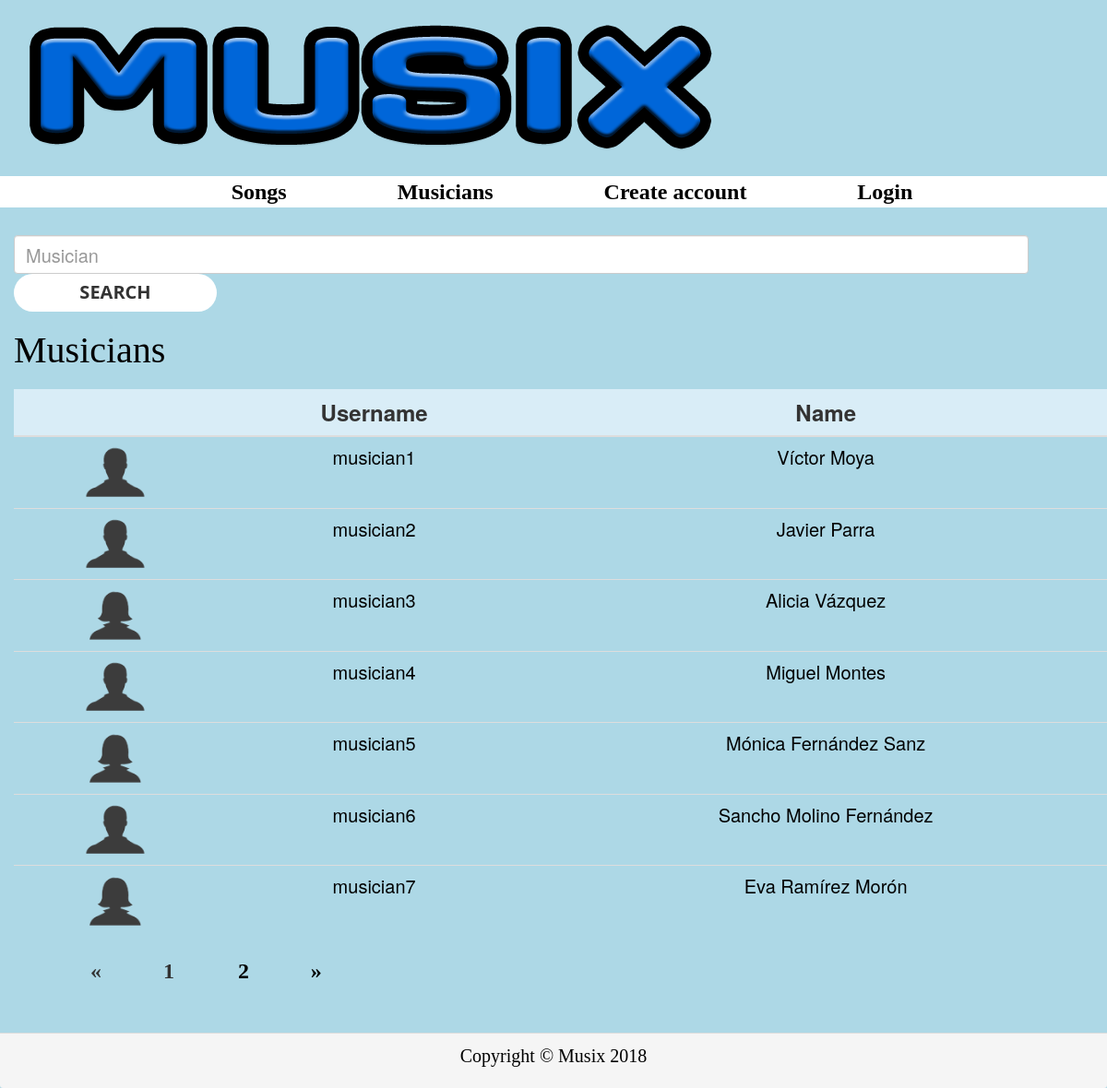
The app's page /musicians with its own data.
### main/models.py (models this page shows)
class Actor(models.Model):
    user = models.OneToOneField(User, on_delete=models.CASCADE)
    class Meta:
        abstract = True

class Musician(Actor):
    phone = models.CharField(max_length=20, blank=True)
    gender = models.CharField(max_length=7, blank=True, choices=GENDERS)
    description = models.TextField(max_length=500, blank=True)
    photo = models.ImageField(null=True, blank=True, upload_to='photos')
    country = models.CharField(max_length=100, blank=True, choices=COUNTRIES)
    city = models.CharField(max_length=100, blank=True)
    registrationDate = models.DateField()
    premium = models.BooleanField(default=False, null=False)
    banned = models.BooleanField(default=False, null=False)

### main/views/musician.py (the view)
# urls.py: url(r'^musicians', views.musicians, name='musicians'),
def musicians(request):
    try:
        musician = request.user.musician
        all_musicians = service.musicians(musician)
    except:
        all_musicians = service.musicians(None)
    if request.method == 'POST':
        form = SearchMusicianForm(request.POST)
        if form.is_valid():
            text = form.cleaned_data['text']
            if text == "":
                found_musicians = all_musicians
            else:
                found_user = User.objects.filter(Q(first_name__icontains=text) |
                                                 Q(last_name__icontains=text) |
                                                 Q(username__icontains=text))
                found_user.exclude(username="admin")
                found_musicians = []
                for u in found_user:
                    if request.user.is_authenticated():
                        musician = request.user.musician
                        if not u.id == musician.user.id:
                            m = Musician.objects.get(user=u)
                            found_musicians.append(m)
                    else:
                        m = Musician.objects.get(user=u)
                        found_musicians.append(m)
            page_musicians = request.GET.get("page", 1)
            paginator_musicians = Paginator(found_musicians, 7)
            try:
                p_musicians = paginator_musicians.page(page_musicians)
            except (PageNotAnInteger, EmptyPage):
                p_musicians = paginator_musicians.page(1)
            return render(request, 'musicians.html',
                          {'form': form, 'musicians': p_musicians})
    else:
        form = SearchMusicianForm()
        page_musicians = request.GET.get("page", 1)
        paginator_musicians = Paginator(all_musicians, 7)
        try:
            p_musicians = paginator_musicians.page(page_musicians)
        except (PageNotAnInteger, EmptyPage):
            p_musicians = paginator_musicians.page(1)
        return render(request, 'musicians.html', {'form': form,
                                                  'musicians': p_musicians})

### main/forms.py
class SearchMusicianForm(forms.Form):
    text = forms.CharField(label='', widget=forms.TextInput, required=False)

### main/services/musician.py (called while the page is built)
def musicians(musician):
    if musician:
        all_musicians = Musician.objects.exclude(id=musician.id)
    else:
        all_musicians = Musician.objects.all()
    return all_musicians

### templates/musicians.html (shortened to what this page needs)
{% include 'base.html' %}
{% load static %}
<link type="text/css" rel="stylesheet" href="{% static "css/musicians.css" %}"/>
<div>
    {% include "header.html" %}
</div>
<div>
    {% include "menu.html" %}
</div>
<div id="divSearcher">
    <form class="form-inline" id='searchForm' method='post' action='' name="search">
        <div class="form-group">
            <input id="id_text" type='text' name="text"
                   placeholder="Musician"
                   class="form-control" size="20"/>
        </div>
        <input type="submit" class="btn btn-default" value="Search" id="buttonSearch">
    </form>
</div>
{% if musicians %}
    <div>
        <h1 id="titleMusicians">Musicians</h1>
    </div>
    <div id="tableMusiciansDiv">
        <table class="table table-responsive table-hover" id="tableMusicians">
            <thead>
                <tr class="info">
                    <th></th>
                    <th onclick="sortTable(1, 'tableMusiciansDiv')">Username</th>
                    <th>Name</th>
                </tr>
            </thead>
            <tbody>
                {% for m in musicians %}
                    <tr>
                        <td>
                            {% if m.photo %}
                                <img src="{% static "media/" %}{{ m.photo }}" id="photoMusician">
                            {% else %}
                                {% if m.gender == "F" %}
                                    <img src="{% static "images/avatarMujer.png" %}" id="photoMusician">
                                {% else %}
                                    <img src="{% static "images/avatarHombre.png" %}" id="photoMusician">
                                {% endif %}
                            {% endif %}
                        </td>
                        <td>
                            <a href="/profile/{{ m.user.username }}" id="profileButton">{{ m.user.username }}</a>
                        </td>
                        <td>
                            <a href="/profile/{{ m.user.username }}" id="profileButton">
                                {{ m.user.first_name }} {{ m.user.last_name }}
                            </a>
                        </td>
                    </tr>
                {% endfor %}
            </tbody>
        </table>
        {% if musicians.has_other_pages %}
            <ul id="pagination">
                {% if musicians.has_previous %}
                    <li><a href="?page={{ musicians.previous_page_number }}">&laquo;</a></li>
                {% else %}
                    <li class="disabled"><span>&laquo;</span></li>
                {% endif %}
                {% for m in musicians.paginator.page_range %}
                    {% if musicians.number == m %}
                        <li class="active"><span>{{ m }} <span class="sr-only">(current)</span></span></li>
                    {% else %}
                        <li><a href="?page={{ m }}">{{ m }}</a></li>
                    {% endif %}
                {% endfor %}
                {% if musicians.has_next %}
                    <li><a href="?page={{ musicians.next_page_number }}">&raquo;</a></li>
                {% else %}
                    <li class="disabled"><span>&raquo;</span></li>
                {% endif %}
            </ul>
        {% endif %}
    </div>
{% else %}
    <div id="notMusiciansDiv">
        <h1 id="h1NotMusicians">No musicians found</h1>
    </div>
{% endif %}
<div>
    {% include "footer.html" %}
</div>

### main/static/css/creative.css (style rules this page uses)
body, html { width: 100%; height: 100%; }
body { font-family: 'Merriweather', 'Helvetica Neue', Arial, sans-serif; }
a { color: #F05F40; -webkit-transition: all 0.2s; -moz-transition: all 0.2s; transition: all 0.2s; }
h1, h2, h3, h4, h5, h6 { font-family: 'Open Sans', 'Helvetica Neue', Arial, sans-serif; }
.btn { font-weight: 700; text-transform: uppercase; border: none; border-radius: 300px; font-family: 'Open Sans', 'Helvetica Neue', Arial, sans-serif; }

### main/static/css/base.css (style rules this page uses)
body { background-color: lightblue; }

### main/static/css/musicians.css (style rules this page uses)
#titleMusicians { font-family: "Axaxax Rg"; font-size: 40px; color: black; margin-left: 15px; margin-bottom: 20px; }
#divSearcher { margin-left: 15px; margin-top: 30px; }
#id_text { width: 1100px; height: 42px; font-size: 20px; }
#buttonSearch { width: 220px; font-size: 20px; }
#tableMusicians { width: 1320px; margin-left: 15px; }
th { font-size: 24px; }
td { font-size: 20px; }
td, th, tr { text-align: center; }
tbody { margin-right: 50%; }
#photoMusician { width: 70px; }
#profileButton:link, #profileButton:visited { color: black; text-decoration: none; }
#pagination li { margin-right: 5px; }

### main/static/css/header.css (style rules this page uses)
a:link, a:visited { color: black; text-decoration: none; }

### main/static/css/menu.css (style rules this page uses)
li { list-style: none; display: inline; font-family: "Axaxax Rg"; font-size: 24px; margin-left: 5%; margin-right: 5%; font-weight: bolder; }
a:link, a:visited { color: black; text-decoration: none; }
td, th, tr { text-align: center; }

### records on screen
Musician: user.username "musician1", user.first_name "Víctor", user.last_name "Moya"
Musician: user.username "musician2", user.first_name "Javier", user.last_name "Parra"
Musician: user.username "musician3", user.first_name "Alicia", user.last_name "Vázquez"
Musician: user.username "musician4", user.first_name "Miguel", user.last_name "Montes"
Musician: user.username "musician5", user.first_name "Mónica", user.last_name "Fernández Sanz"
Musician: user.username "musician6", user.first_name "Sancho", user.last_name "Molino Fernández"
Musician: user.username "musician7", user.first_name "Eva", user.last_name "Ramírez Morón"

### other values on screen
{{ m }} "1"
{{ m }} "2"
